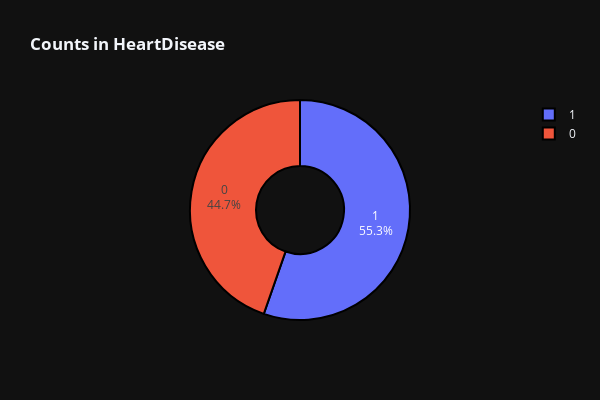

Notebook code for this chart:
### Code cell
fig = px.pie(df, names = "HeartDisease",
             title = "<b>Counts in HeartDisease</b>",
             hole = 0.4, template = "plotly_dark",
            width=600,
            height=400)

fig.update_traces(textposition='inside',
                  textinfo='percent+label',
                  marker=dict(line=dict(color='#000000', width = 2)))


fig.show()

### Figure 1 — Plotly figure (JSON) as saved in the notebook; plotly's stock layout.template omitted (floating-point values rounded to 4 significant figures; data arrays with more than 128 entries replaced by an {"elided": "..."} marker saying what was removed)
{"data": [{"domain": {"x": [0, 1], "y": [0, 1]}, "hole": 0.4, "hovertemplate": "HeartDisease=%{label}<extra></extra>", "labels": {"elided": "918 int values"}, "legendgroup": "", "marker": {"line": {"color": "#000000", "width": 2}}, "name": "", "showlegend": true, "textinfo": "percent+label", "textposition": "inside", "type": "pie"}], "layout": {"height": 400, "legend": {"tracegroupgap": 0}, "title": {"text": "<b>Counts in HeartDisease</b>"}, "width": 600}}
